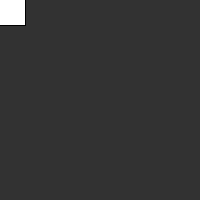
Frame 1 (no input)
Frame 60 (the mouse pressed at the canvas centre just before this capture): identical to frame 1, image omitted
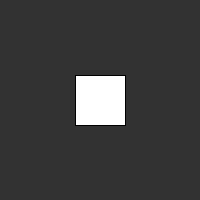
Frame 120 (the mouse held since frame 60 and released just before this capture)

The Processing sketch that drew these frames (run headless with seeded random() and noise(); from frame 60 on, the mouse is pressed at the canvas centre):

// Processing sketch: processing_106262
// ── processing_106262.pde

boolean value = true;

void setup(){
  rectMode(CENTER);
  size(200, 200);
}

void draw() {
  background(50);
  if(value)
    rect(mouseX, mouseY, 50, 50);
}

void mouseClicked() {
  if (value == true) {
    value = false;
  } else {
    value = true;
  }
}
